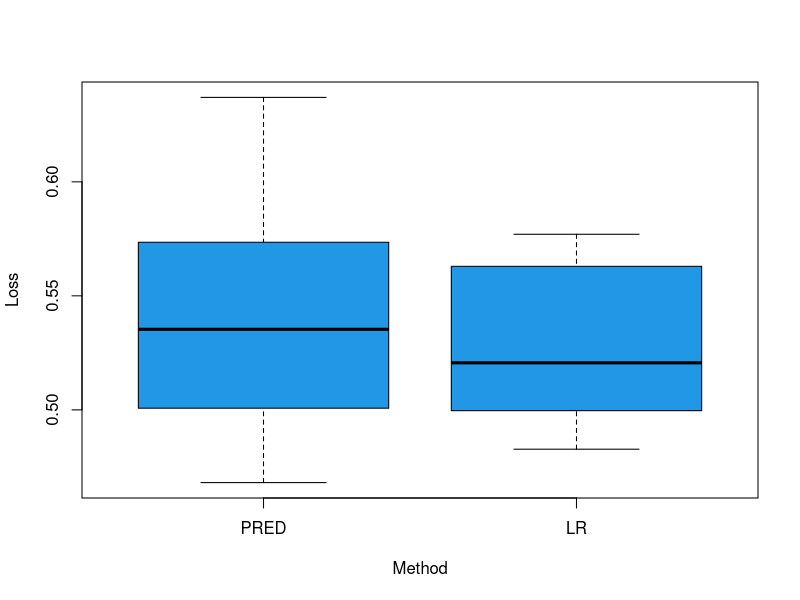
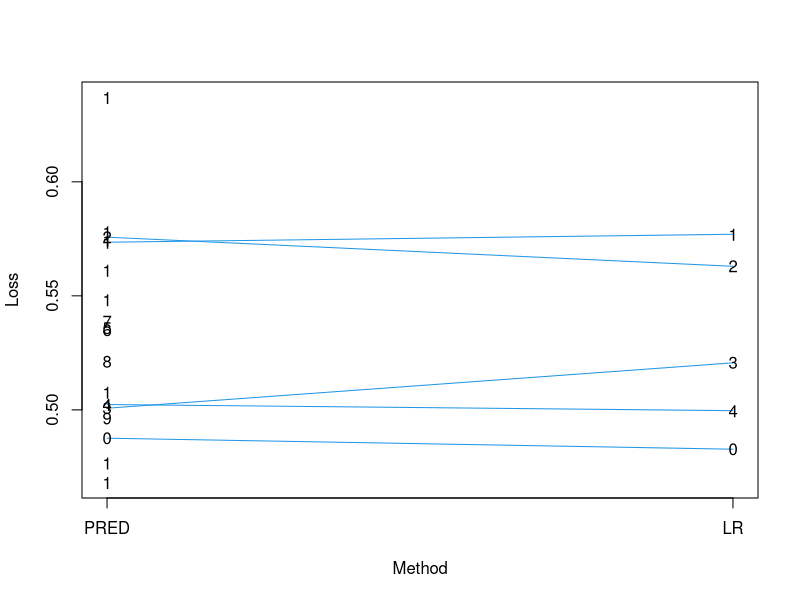
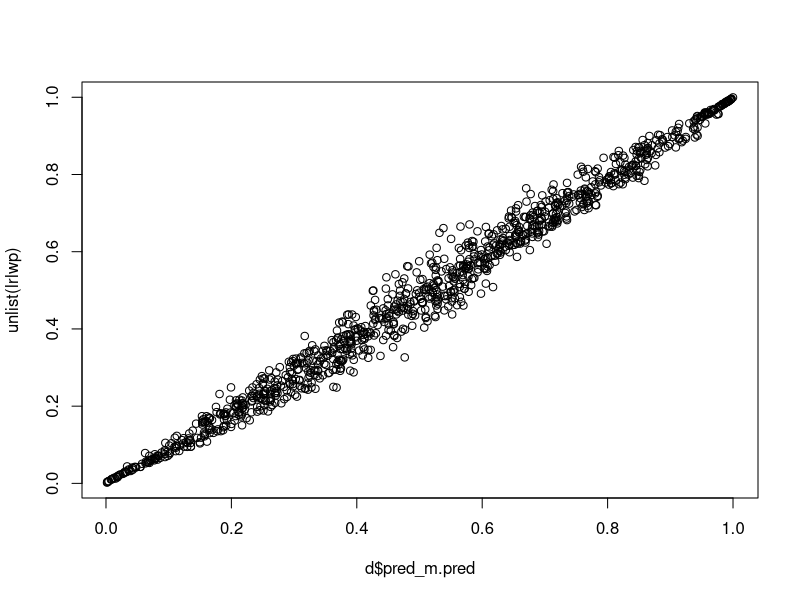

Generate these figures, in order, with R:
d=read.csv("../data/ModelsAndPreviousSeason.csv")
head(d)
names(d)

#tmp = factor(d$round, labels=levels(d$round)[c(8,1:7)])
dsr=(d$lower.seed-d$upper.seed)/sqrt(as.numeric(d$round))
x=log(d$pred_m.pred/(1-d$pred_m.pred))
y=d$lo_win
o=glm(y~x+dsr,family=binomial(link=logit))
summary(o)

#To generate predictions for this year, use
#b=coef(o)
#pred = read.csv("../data/submission/predictor2014.csv")
#xtest = log(pred$pred/(1-pred$pred))
#LowWinProb=1/(1+exp(-b[1]-b[2]*xtest-b[3]*dsrtest))
#where xtest is the logit of Jarad's pred for this season's
#matchups and dsrtest is
#(seed of lower id - seed of upper id)/sqrt(round).

loss=function(y,yhat){
  -mean(y*log(yhat)+(1-y)*log(1-yhat))
}


years=unique(d$year)
years
nyears=length(years)
dyear=d$year

####Leave-one-year-out CV

predlwp=list()
length(predlwp)=nyears
lrlwp=predlwp
predloss=rep(0,nyears)
lrloss=rep(0,nyears)

for(i in 1:nyears){
  xtrain=x[dyear!=years[i]]
  dsrtrain=dsr[dyear!=years[i]]
  xtest=x[dyear==years[i]]
  dsrtest=dsr[dyear==years[i]]
  ytrain=y[dyear!=years[i]]
  ytest=y[dyear==years[i]]
  o=glm(ytrain~xtrain+dsrtrain,family=binomial(link=logit))
  b=coef(o)
  lrlwp[[i]]=1/(1+exp(-b[1]-b[2]*xtest-b[3]*dsrtest))
  predlwp[[i]]=d$pred_m.pred[dyear==years[i]]
  lrloss[i]=loss(y=ytest,yhat=lrlwp[[i]])
  predloss[i]=loss(y=ytest,yhat=predlwp[[i]])
}

boxplot(predloss,lrloss,
        axes=F,ylab="Loss",xlab="Method",col=4)
axis(2)
axis(1,labels=c("PRED","LR"),at=1:2)
box()

losses=cbind(predloss,lrloss)
plot(rep(1:2,each=nyears),losses,pch=" ",
        axes=F,ylab="Loss",xlab="Method")
axis(2)
axis(1,labels=c("PRED","LR"),at=1:2)

for(i in 1:nyears){
  lines(1:2,losses[i,],col=4)
  points(1:2,losses[i,],pch=paste(i-1))
}
box()

mean(lrloss<predloss)
mean(lrloss)

plot(d$pred_m.pred,unlist(lrlwp))
